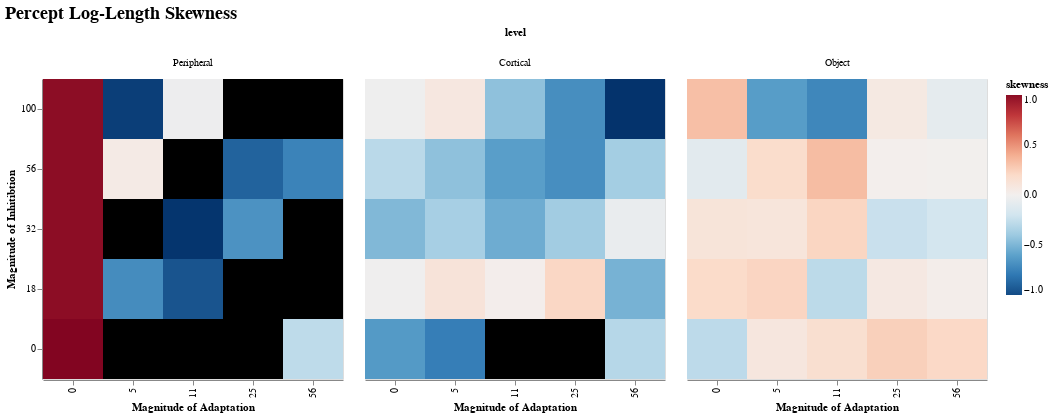

The notebook cell saved with this chart:
### Code cell
df_skew |>
  @vlplot(:rect, width=300, height=300,
          title={text="Percept Log-Length Skewness",fontSize=18},
          column={field=:level, typ="nominal", sort=["Peripheral", "Cortical", "Object"]},
          x={field=:c_a, typ="ordinal", sort = "ascending",
             axis={title="Magnitude of Adaptation"}},
          y={field=:c_m, typ="ordinal", sort = "descending",
             axis={title="Magnitude of Inhitibtion"}},
          color={field="skew", aggregate="mean", typ="quantitative",
                 sort = "descending",scale={domain=[-1,1],range="diverging"},
                 legend={title="skewness"}},
          config={range={diverging={scheme="redblue"}}})

### Figure 1 — Vega-Lite specification as saved in the notebook (floating-point values rounded to 4 significant figures)
{"config": {"range": {"diverging": {"scheme": "redblue"}}}, "data": {"values": [{"c_a": 0, "c_m": 0, "level": "Peripheral", "skew": 1.041}, {"c_a": 0, "c_m": 18, "level": "Peripheral", "skew": 1}, {"c_a": 0, "c_m": 32, "level": "Peripheral", "skew": 1}, {"c_a": 0, "c_m": 56, "level": "Peripheral", "skew": 1}, {"c_a": 0, "c_m": 100, "level": "Peripheral", "skew": 1}, {"c_a": 5, "c_m": 0, "level": "Peripheral", "skew": -2.733}, {"c_a": 5, "c_m": 18, "level": "Peripheral", "skew": -0.7043}, {"c_a": 5, "c_m": 32, "level": "Peripheral", "skew": -1.599}, {"c_a": 5, "c_m": 56, "level": "Peripheral", "skew": 0.04826}, {"c_a": 5, "c_m": 100, "level": "Peripheral", "skew": -1.056}, {"c_a": 11, "c_m": 0, "level": "Peripheral", "skew": -2.181}, {"c_a": 11, "c_m": 18, "level": "Peripheral", "skew": -0.9596}, {"c_a": 11, "c_m": 32, "level": "Peripheral", "skew": -1.099}, {"c_a": 11, "c_m": 56, "level": "Peripheral", "skew": -1.608}, {"c_a": 11, "c_m": 100, "level": "Peripheral", "skew": -0.03115}, {"c_a": 25, "c_m": 0, "level": "Peripheral", "skew": -1.589}, {"c_a": 25, "c_m": 18, "level": "Peripheral", "skew": -1.963}, {"c_a": 25, "c_m": 32, "level": "Peripheral", "skew": -0.6753}, {"c_a": 25, "c_m": 56, "level": "Peripheral", "skew": -0.8942}, {"c_a": 25, "c_m": 100, "level": "Peripheral", "skew": -2.279}, {"c_a": 56, "c_m": 0, "level": "Peripheral", "skew": -0.2756}, {"c_a": 56, "c_m": 18, "level": "Peripheral", "skew": -4.389}, {"c_a": 56, "c_m": 32, "level": "Peripheral", "skew": -3.055}, {"c_a": 56, "c_m": 56, "level": "Peripheral", "skew": -0.7474}, {"c_a": 56, "c_m": 100, "level": "Peripheral", "skew": -2.022}, {"c_a": 0, "c_m": 0, "level": "Cortical", "skew": -0.6393}, {"c_a": 0, "c_m": 18, "level": "Cortical", "skew": -0.02153}, {"c_a": 0, "c_m": 32, "level": "Cortical", "skew": -0.4884}, {"c_a": 0, "c_m": 56, "level": "Cortical", "skew": -0.2901}, {"c_a": 0, "c_m": 100, "level": "Cortical", "skew": -0.02214}, {"c_a": 5, "c_m": 0, "level": "Cortical", "skew": -0.7691}, {"c_a": 5, "c_m": 18, "level": "Cortical", "skew": 0.116}, {"c_a": 5, "c_m": 32, "level": "Cortical", "skew": -0.3609}, {"c_a": 5, "c_m": 56, "level": "Cortical", "skew": -0.4451}, {"c_a": 5, "c_m": 100, "level": "Cortical", "skew": 0.07798}, {"c_a": 11, "c_m": 0, "level": "Cortical", "skew": -1.766}, {"c_a": 11, "c_m": 18, "level": "Cortical", "skew": 0.01845}, {"c_a": 11, "c_m": 32, "level": "Cortical", "skew": -0.5478}, {"c_a": 11, "c_m": 56, "level": "Cortical", "skew": -0.6167}, {"c_a": 11, "c_m": 100, "level": "Cortical", "skew": -0.443}, {"c_a": 25, "c_m": 0, "level": "Cortical", "skew": -1.788}, {"c_a": 25, "c_m": 18, "level": "Cortical", "skew": 0.2157}, {"c_a": 25, "c_m": 32, "level": "Cortical", "skew": -0.3827}, {"c_a": 25, "c_m": 56, "level": "Cortical", "skew": -0.694}, {"c_a": 25, "c_m": 100, "level": "Cortical", "skew": -0.6975}, {"c_a": 56, "c_m": 0, "level": "Cortical", "skew": -0.304}, {"c_a": 56, "c_m": 18, "level": "Cortical", "skew": -0.5177}, {"c_a": 56, "c_m": 32, "level": "Cortical", "skew": -0.05606}, {"c_a": 56, "c_m": 56, "level": "Cortical", "skew": -0.3725}, {"c_a": 56, "c_m": 100, "level": "Cortical", "skew": -1.109}, {"c_a": 0, "c_m": 0, "level": "Object", "skew": -0.2784}, {"c_a": 5, "c_m": 0, "level": "Object", "skew": 0.08835}, {"c_a": 11, "c_m": 0, "level": "Object", "skew": 0.1618}, {"c_a": 25, "c_m": 0, "level": "Object", "skew": 0.2495}, {"c_a": 56, "c_m": 0, "level": "Object", "skew": 0.208}, {"c_a": 0, "c_m": 18, "level": "Object", "skew": 0.1929}, {"c_a": 5, "c_m": 18, "level": "Object", "skew": 0.2264}, {"c_a": 11, "c_m": 18, "level": "Object", "skew": -0.2812}, {"c_a": 25, "c_m": 18, "level": "Object", "skew": 0.06674}, {"c_a": 56, "c_m": 18, "level": "Object", "skew": 0.01935}, {"c_a": 0, "c_m": 32, "level": "Object", "skew": 0.1136}, {"c_a": 5, "c_m": 32, "level": "Object", "skew": 0.1044}, {"c_a": 11, "c_m": 32, "level": "Object", "skew": 0.2237}, {"c_a": 25, "c_m": 32, "level": "Object", "skew": -0.2352}, {"c_a": 56, "c_m": 32, "level": "Object", "skew": -0.1853}, {"c_a": 0, "c_m": 56, "level": "Object", "skew": -0.09826}, {"c_a": 5, "c_m": 56, "level": "Object", "skew": 0.1813}, {"c_a": 11, "c_m": 56, "level": "Object", "skew": 0.3354}, {"c_a": 25, "c_m": 56, "level": "Object", "skew": 0.0126}, {"c_a": 56, "c_m": 56, "level": "Object", "skew": 0.004694}, {"c_a": 0, "c_m": 100, "level": "Object", "skew": 0.324}, {"c_a": 5, "c_m": 100, "level": "Object", "skew": -0.6261}, {"c_a": 11, "c_m": 100, "level": "Object", "skew": -0.7295}, {"c_a": 25, "c_m": 100, "level": "Object", "skew": 0.06237}, {"c_a": 56, "c_m": 100, "level": "Object", "skew": -0.07846}]}, "encoding": {"color": {"aggregate": "mean", "field": "skew", "legend": {"title": "skewness"}, "scale": {"domain": [-1, 1], "range": "diverging"}, "sort": "descending", "type": "quantitative"}, "column": {"field": "level", "sort": ["Peripheral", "Cortical", "Object"], "type": "nominal"}, "x": {"axis": {"title": "Magnitude of Adaptation"}, "field": "c_a", "sort": "ascending", "type": "ordinal"}, "y": {"axis": {"title": "Magnitude of Inhitibtion"}, "field": "c_m", "sort": "descending", "type": "ordinal"}}, "height": 300, "mark": "rect", "title": {"fontSize": 18, "text": "Percept Log-Length Skewness"}, "width": 300}
